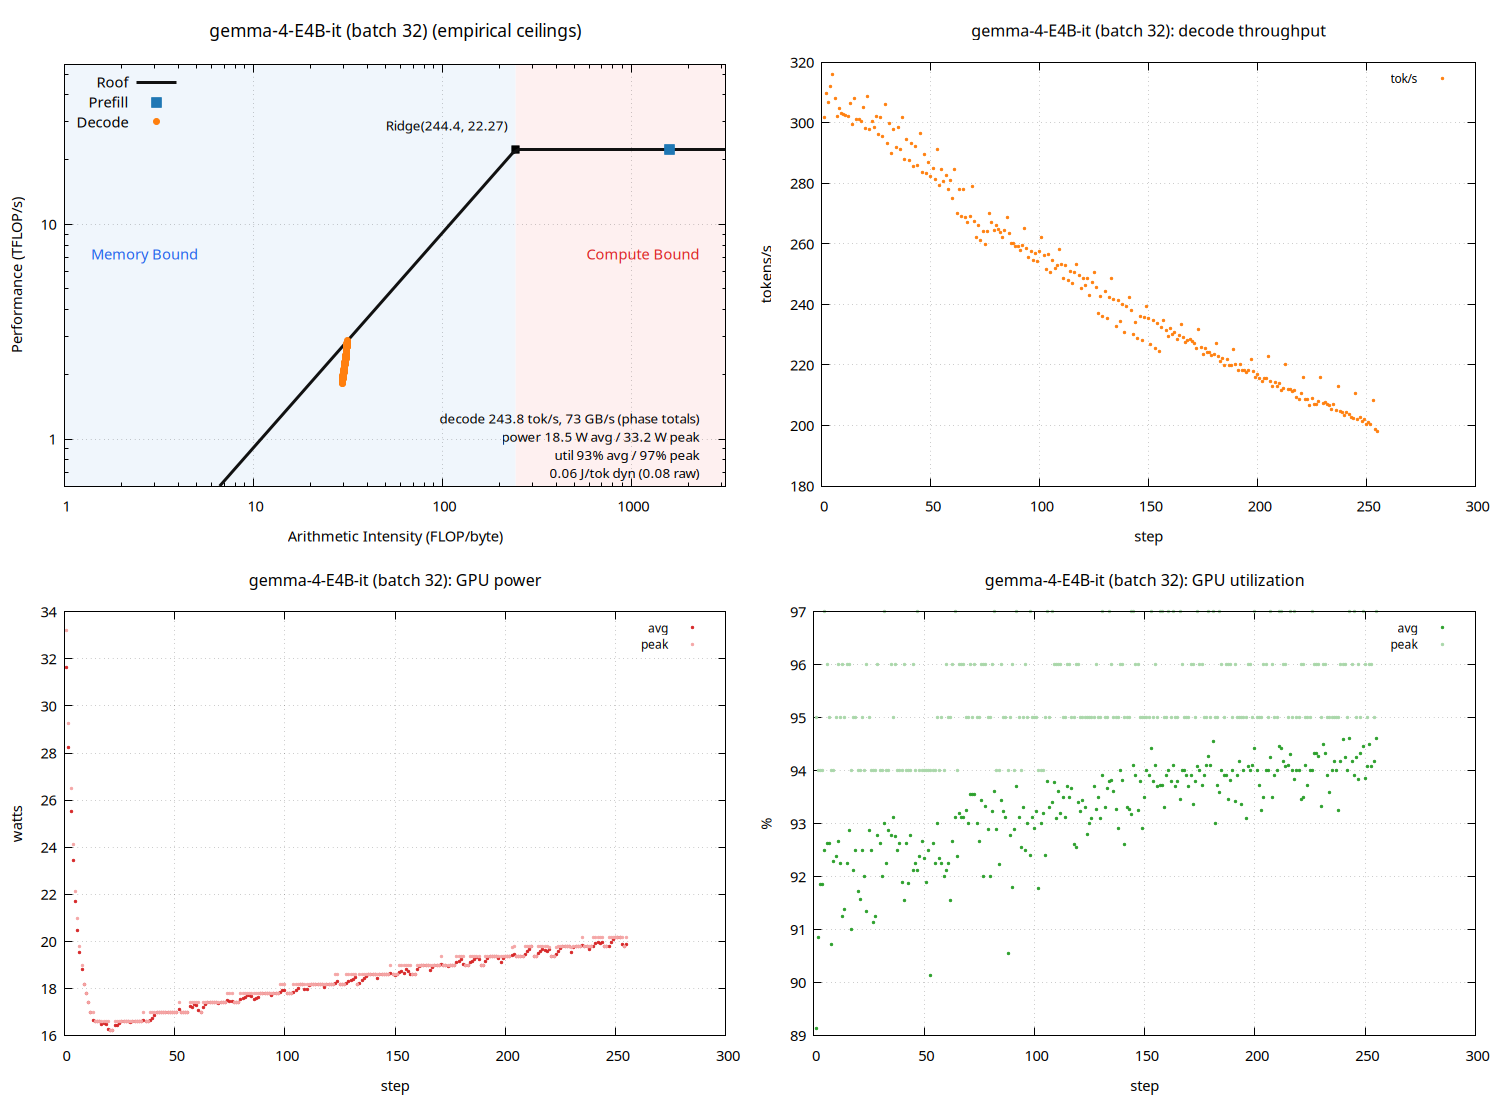

Write the gnuplot code that produced this figure.
set terminal pngcairo size 1500,1100 enhanced font 'Sans,11'
set output 'sweep_thor_tf/gemma_b032_roofline.png'
set datafile separator "\t"
set datafile missing 'NaN'
set multiplot layout 2,2
unset label
unset object
unset arrow
set title "gemma-4-E4B-it (batch 32) (empirical ceilings)" font ',13'
set xlabel "Arithmetic Intensity (FLOP/byte)"
set ylabel "Performance (TFLOP/s)"
set logscale xy
set xrange [1:3172.73]
set yrange [0.604113:55.6774]
set grid xtics ytics
set key top left
set object 1 rectangle from graph 0, graph 0 to first 244.412, graph 1 \
    fillcolor rgb '#dce9f7' fillstyle solid 0.45 noborder behind
set object 2 rectangle from first 244.412, graph 0 to graph 1, graph 1 \
    fillcolor rgb '#fbdcdc' fillstyle solid 0.45 noborder behind
set label 1 "Memory Bound" at graph 0.04, graph 0.55 left \
    textcolor rgb '#2563eb' font ',11'
set label 2 "Compute Bound" at graph 0.96, graph 0.55 right \
    textcolor rgb '#dc2626' font ',11'
set label 3 "Ridge(244.4, 22.27)" \
    at first 244.412, first 22.271 right \
    point pointtype 5 pointsize 1.2 \
    offset character -1.5, character 1 font ',10'
set label 4 "decode 243.8 tok/s, 73 GB/s (phase totals)\npower 18.5 W avg / 33.2 W peak\nutil 93% avg / 97% peak\n0.06 J/tok dyn (0.08 raw)" at graph 0.96, graph 0.16 right font ',10'
peak_t = 22.271
peak_b = 91.1206
roof(x) = (x * peak_b / 1000.0 < peak_t) ? x * peak_b / 1000.0 : peak_t
plot roof(x) with lines linewidth 3 linecolor rgb '#111111' title 'Roof', \
     'sweep_thor_tf/gemma_b032_roofline.dat' using 3:(strcol(2) eq 'prefill' ? $4 : 1/0) with points \
         pointtype 5 pointsize 1.6 linecolor rgb '#1f77b4' title 'Prefill', \
     'sweep_thor_tf/gemma_b032_roofline.dat' using 3:(strcol(2) eq 'decode' ? $4 : 1/0) with points \
         pointtype 7 pointsize 1.0 linecolor rgb '#ff7f0e' title 'Decode'

unset label
unset object
unset arrow
unset logscale
set xrange [*:*]
set yrange [*:*]
set title "gemma-4-E4B-it (batch 32): decode throughput" font ',12'
set xlabel "step"
set ylabel "tokens/s"
set grid xtics ytics
set key top right font ',9'
plot 'sweep_thor_tf/gemma_b032_roofline.dat' using 1:(strcol(2) eq 'decode' ? $5 : 1/0) with points pointtype 7 pointsize 0.4 linecolor rgb '#ff7f0e' title 'tok/s'

unset label
unset object
unset arrow
unset logscale
set xrange [*:*]
set yrange [*:*]
set title "gemma-4-E4B-it (batch 32): GPU power" font ',12'
set xlabel "step"
set ylabel "watts"
set grid xtics ytics
set key top right font ',9'
plot 'sweep_thor_tf/gemma_b032_roofline.dat' using 1:(strcol(2) eq 'decode' ? $6 : 1/0) with points pointtype 7 pointsize 0.4 linecolor rgb '#d62728' title 'avg', \
     'sweep_thor_tf/gemma_b032_roofline.dat' using 1:(strcol(2) eq 'decode' ? $8 : 1/0) with points pointtype 7 pointsize 0.4 linecolor rgb '#f4a6a6' title 'peak'

unset label
unset object
unset arrow
unset logscale
set xrange [*:*]
set yrange [*:*]
set title "gemma-4-E4B-it (batch 32): GPU utilization" font ',12'
set xlabel "step"
set ylabel "%"
set grid xtics ytics
set key top right font ',9'
plot 'sweep_thor_tf/gemma_b032_roofline.dat' using 1:(strcol(2) eq 'decode' ? $7 : 1/0) with points pointtype 7 pointsize 0.4 linecolor rgb '#2ca02c' title 'avg', \
     'sweep_thor_tf/gemma_b032_roofline.dat' using 1:(strcol(2) eq 'decode' ? $9 : 1/0) with points pointtype 7 pointsize 0.4 linecolor rgb '#a9d7a9' title 'peak'

unset multiplot
